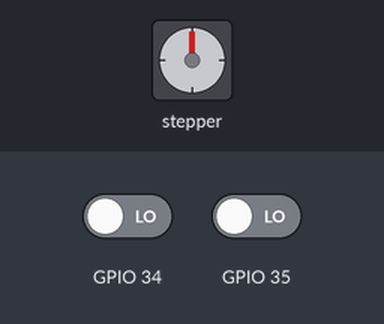
Simulated run of this sketch. Board: ESP32. Parts: stepper motor. The test bench sets the inputs (shaded band); at power-on: GPIO 34 LOW, GPIO 35 LOW. Stepper angles assume 2048 steps per turn.

Above: at 1.2 s.
1.3 s: GPIO 34 driven HIGH
At 1.45 s:
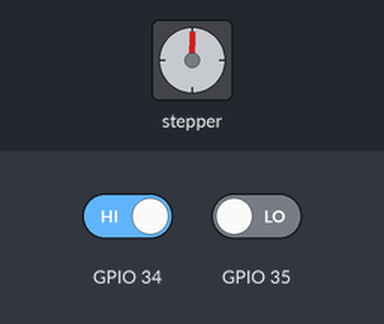
At 2.08 s:
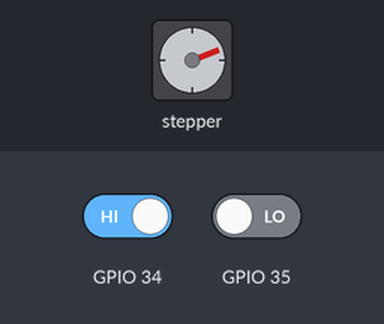
4.3 s: GPIO 35 driven HIGH
At 4.57 s:
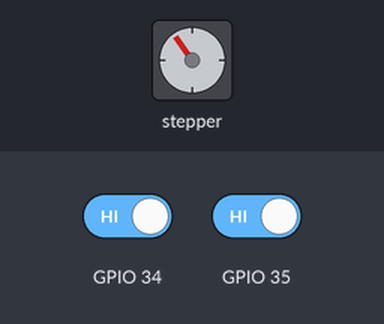
7.3 s: GPIO 35 driven LOW
At 8.03 s:
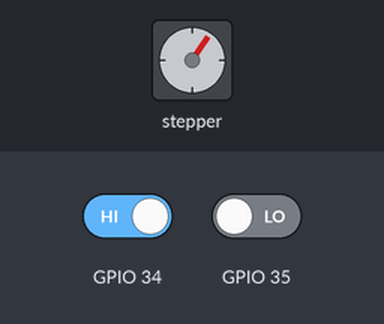
10.3 s: GPIO 35 driven HIGH
13.3 s: GPIO 34 driven LOW
16.3 s: GPIO 34 driven HIGH
Timing chart, 0 to 20.3 s (numbered marks = the images above; inputs shaded):
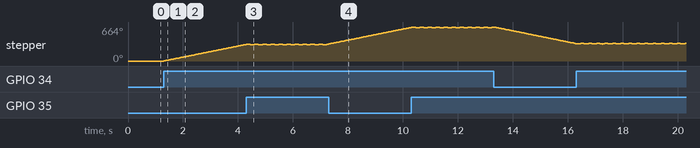

Measured:
- after the input at 1.3 s, stepper: keeps turning clockwise at about 108°/s, starting at once

The sketch:

wk4-3.ino
```cpp
#include <Stepper.h> //引入步進馬達函示庫

const int stepsPerRevolution = 2048;  //此馬達轉一圈為2048步
const int RPM = 18; //馬達旋轉速度

//宣告Stepper物件，的步數和引腳
//引角依序對應驅動版的1N1、1N3、1N2、1N4
Stepper myStepper(stepsPerRevolution, 13, 14, 12, 27);

void setup() {
  Serial.begin(115200);
  myStepper.setSpeed(RPM);  //設定馬達轉速
  pinMode(34,INPUT);
  pinMode(35,INPUT);
}

void loop() {
  //正轉一圈
  if(digitalRead(34)==HIGH){
  myStepper.step(90);
  }
  //倒轉一圈
  if(digitalRead(35)==HIGH){
  myStepper.step(-90);
}
}
```
